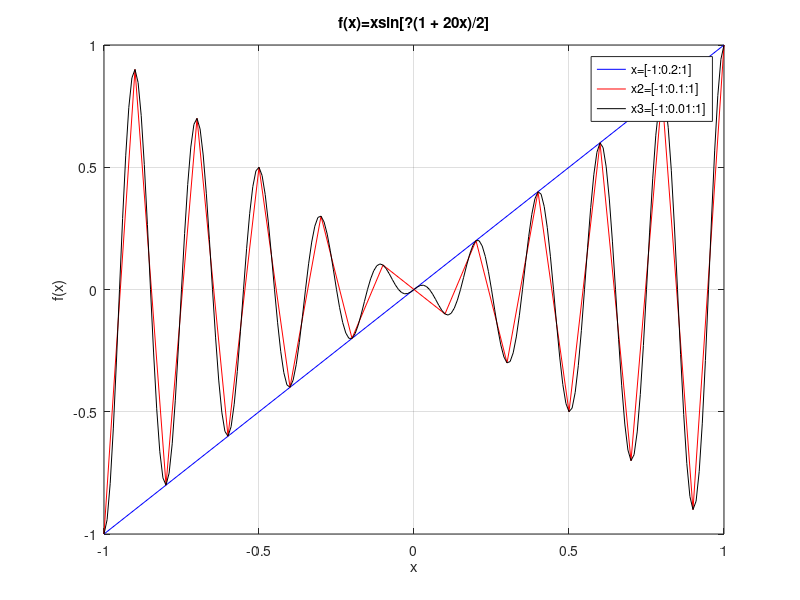

Write MATLAB code to recreate this figure.
close all
clc
clear all
%Escribir un programa para calcular una tabla de la función
%f(x)=xsin[?(1 + 20x)/2]
x=[-1:0.2:1]
x2=[-1:0.1:1]
x3=[-1:0.01:1]
y=x.*sin(pi.*(1+(20.*x))./2)
y2=x2.*sin(pi.*(1+(20.*x2))./2)
y3=x3.*sin(pi.*(1+(20.*x3))./2)
figure 
plot(x,y,'blue'),grid on
hold on
plot(x2,y2,'red'),grid on
hold on
plot (x3,y3,'black'),grid on
xlabel('x')
ylabel('f(x)')
title('f(x)=xsin[?(1 + 20x)/2]')
legend('x=[-1:0.2:1]','x2=[-1:0.1:1]','x3=[-1:0.01:1]')
